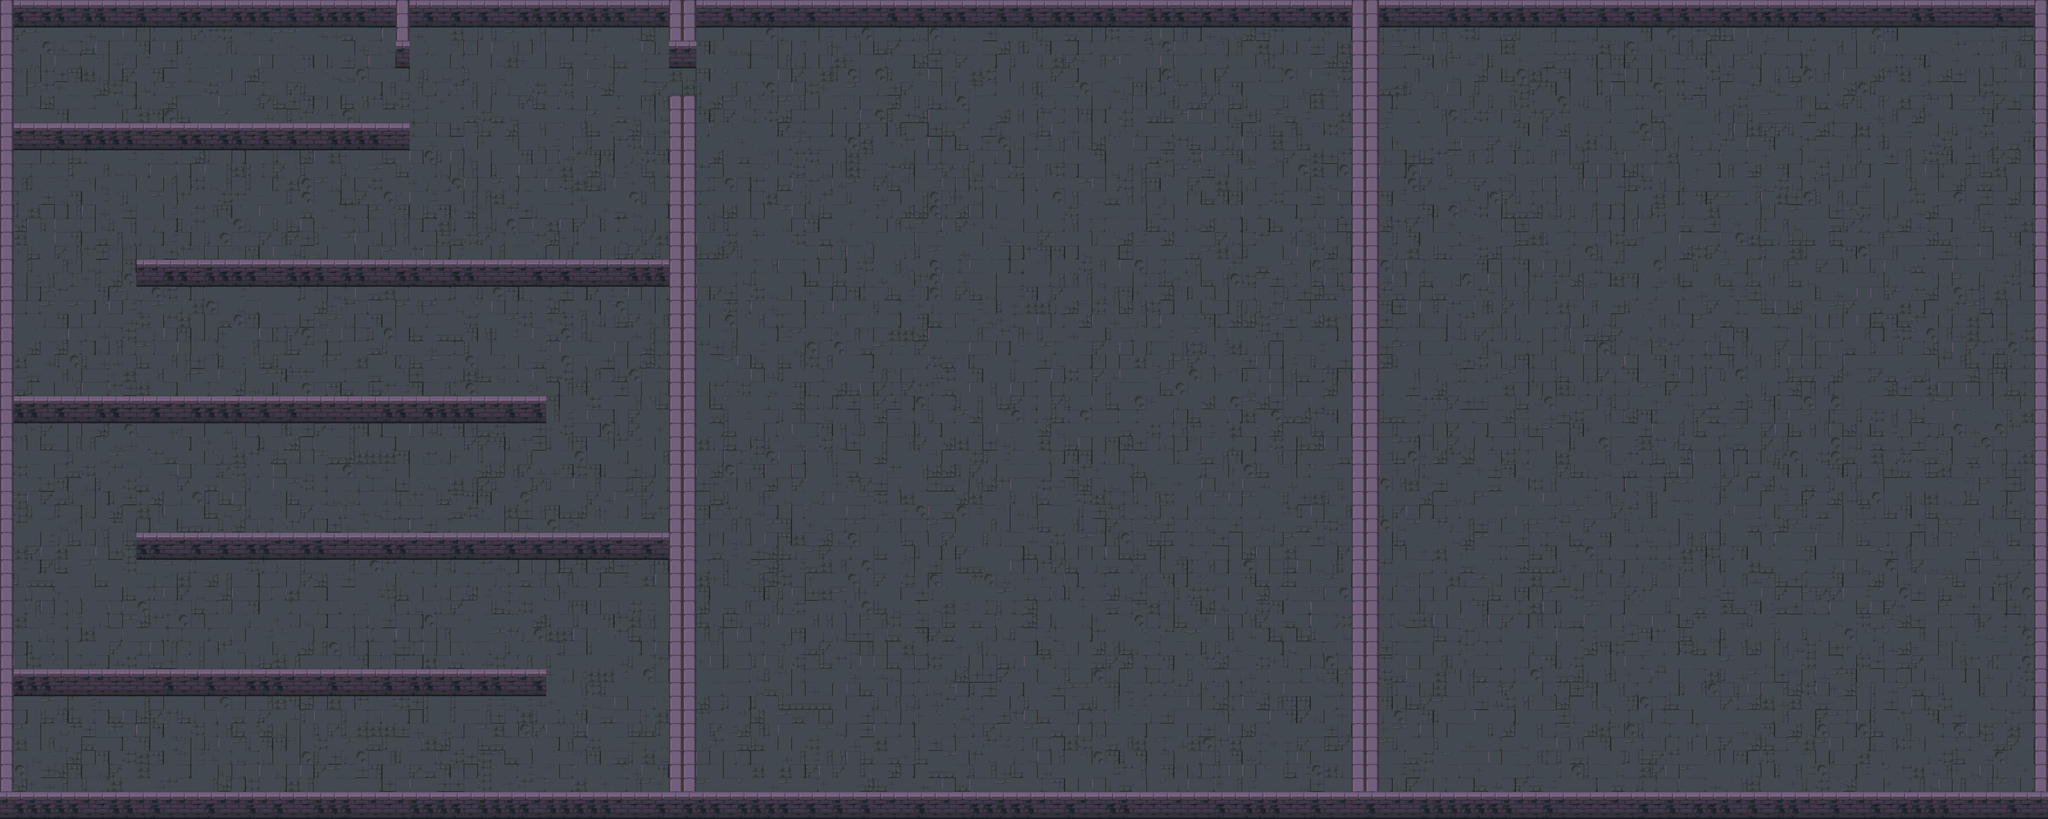

This is a level from a 2D game, rendered from its Tiled map with the project's own tilesets. A one-line summary and the map file follow, with tile-layer data summarised:
An orthogonal 150x60 tile map with 64x64 px tiles, 1 tile layer (Tile Layer 1) and 1 object (player).

<map version="1.10" tiledversion="1.10.1" orientation="orthogonal" renderorder="right-down" width="150" height="60" tilewidth="64" tileheight="64" infinite="0" nextlayerid="3" nextobjectid="2">
 <tileset firstgid="1" source="../img/Dungeon tileset.tsx" />
 <layer id="1" name="Tile Layer 1" width="150" height="60">
  <data>[9000 cells, 9000 non-empty, 49 distinct tile ids]</data>
 </layer>
 <objectgroup id="2" name="obstacles">
  <object id="1" name="player" x="910.364" y="322.364" width="27.2727" height="27.2727" />
 </objectgroup>
</map>